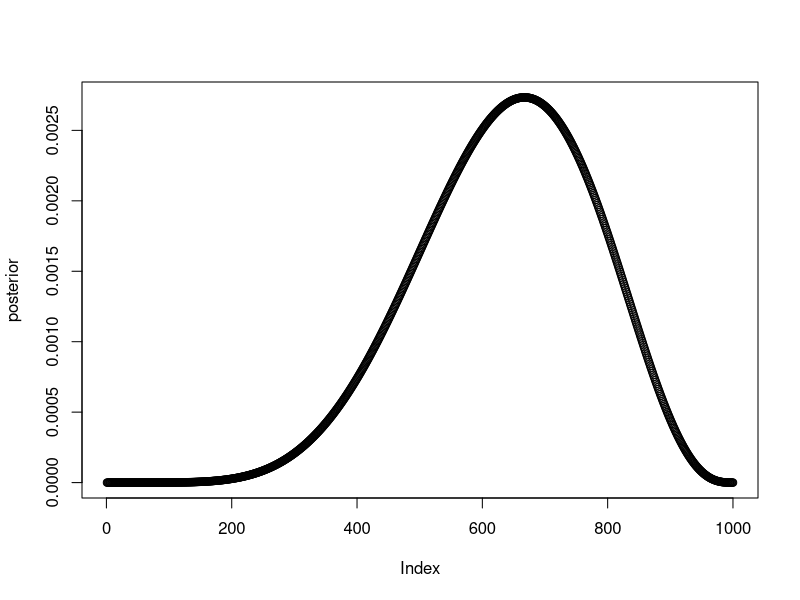

This figure's R source: (Note: this script raises an error after producing the figure.)
# Chapter 3 Practice: Easy

p_grid <- seq(from=0, to=1, length.out=1000)
prior <- rep(1, 1000)
likelihood <- dbinom(6, size=9, prob=p_grid)
posterior <- likelihood * prior
posterior <- posterior / sum(posterior)
set.seed(100)
nb.samples <- 1e4
samples <- sample(p_grid, prob=posterior, size=nb.samples, replace=TRUE)

plot(posterior)
sum(posterior[p_grid > .2])

# 1
a <- sum(samples < .2) / nb.samples

# 2
b <- sum(samples > .8) / nb.samples

# 3
1 - a - b

# 4
quantile(samples, .2)

# 5
quantile(samples, .8)

# 6
HPDI(samples, prob=.66)

# 7
quantile(samples, c(.17, .83))
PI(samples, .66)

# Chapter 3 Practice: Medium

# 1
p_grid <- seq(from=0, to=1, length.out=1000)
prior <- rep(1, 1000)
likelihood <- dbinom(8, size=15, prob=p_grid)
posterior <- likelihood * prior
posterior <- posterior / sum(posterior)

# 2
plot(posterior ~ p_grid, type="l")
nb.samples <- 1e4
samples <- sample(p_grid, prob=posterior, size=nb.samples, replace=TRUE)
HPDI(samples, .9)

# 3
dummy_ws <- rbinom(1e4, size=15, prob=samples)
table(dummy_ws) / 1e4

# 4
new.prob <- rbinom(1e4, size=9, prob=samples)
table(new.prob) / 1e4

# 5
p_grid <- seq(from=0, to=1, length.out=1000)
prior <- ifelse(p_grid < .5, 0, 1)
likelihood <- dbinom(8, size=15, prob=p_grid)
posterior <- likelihood * prior
posterior <- posterior / sum(posterior)
plot(p_grid, posterior, type="b", xlab="probability of water", ylab="posterior probability")
mtext("new prior")
nb.samples = 1e4
samples <- sample(p_grid, prob=posterior, size=nb.samples, replace=TRUE)
HPDI(samples, .9)
dummy_ws <- rbinom(1e4, size=15, prob=samples)
table(dummy_ws) / 1e4
new.prob <- dbinom(6, size=9, prob=samples)
dens(new.prob)

dbinom(6, size=9, prob=.7)

# Chapter 3 practice: hard

data(homeworkch3)

sum(birth1 + birth2) # 111
length(birth1) + length(birth2) # 200

# 1
nb.points <- 1e4
p_grid <- seq(from=0, to=1, length.out=nb.points)
prior <- rep(1, nb.points)
likelihood <- dbinom(111, size=200, prob=p_grid)
posterior <- likelihood * prior
posterior <- posterior / sum(posterior)
plot(p_grid, posterior, type="b", xlab="probability of boy", ylab="posterior")
p_grid[which.max(posterior)] # 0.555

# 2
nb.samples <- 1e4
samples <- sample(p_grid, prob=posterior, size=nb.samples, replace=TRUE)
HPDI(samples, c(.5, .89, .97))
#     |0.97     |0.89      |0.5      0.5|     0.89|     0.97| 
# 0.4783478 0.4980498 0.5296530 0.5765577 0.6109611 0.6314631

# 3
simulated.births <- rbinom(1e4, size=200, prob=samples)
dens(simulated.births)

# 4
simulated.first.births <- rbinom(1e4, size=100, prob=samples)
dens(simulated.first.births)
sum(birth1)

# 5
sum(birth1 == 0) # 49
sum(birth2[birth1 == 0]) # 39
simulated.boys.after.girls <- rbinom(1e4, size=49, prob=samples)
dens(simulated.boys.after.girls)
